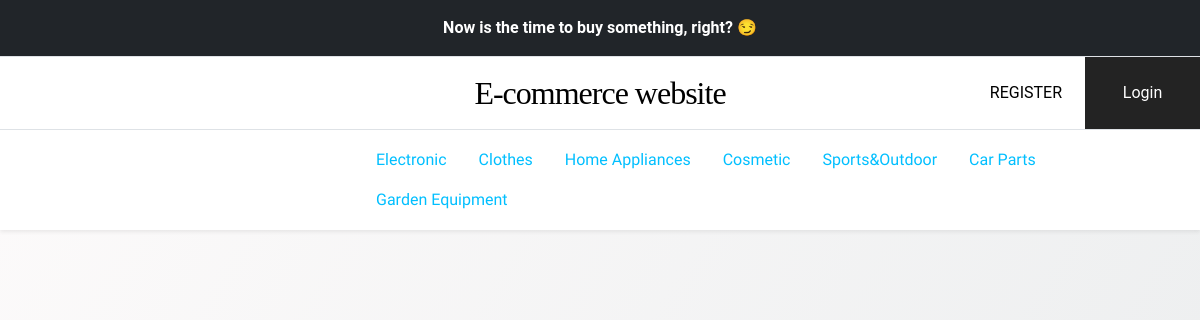
The page /cosmetic/ on the database as committed earlier.
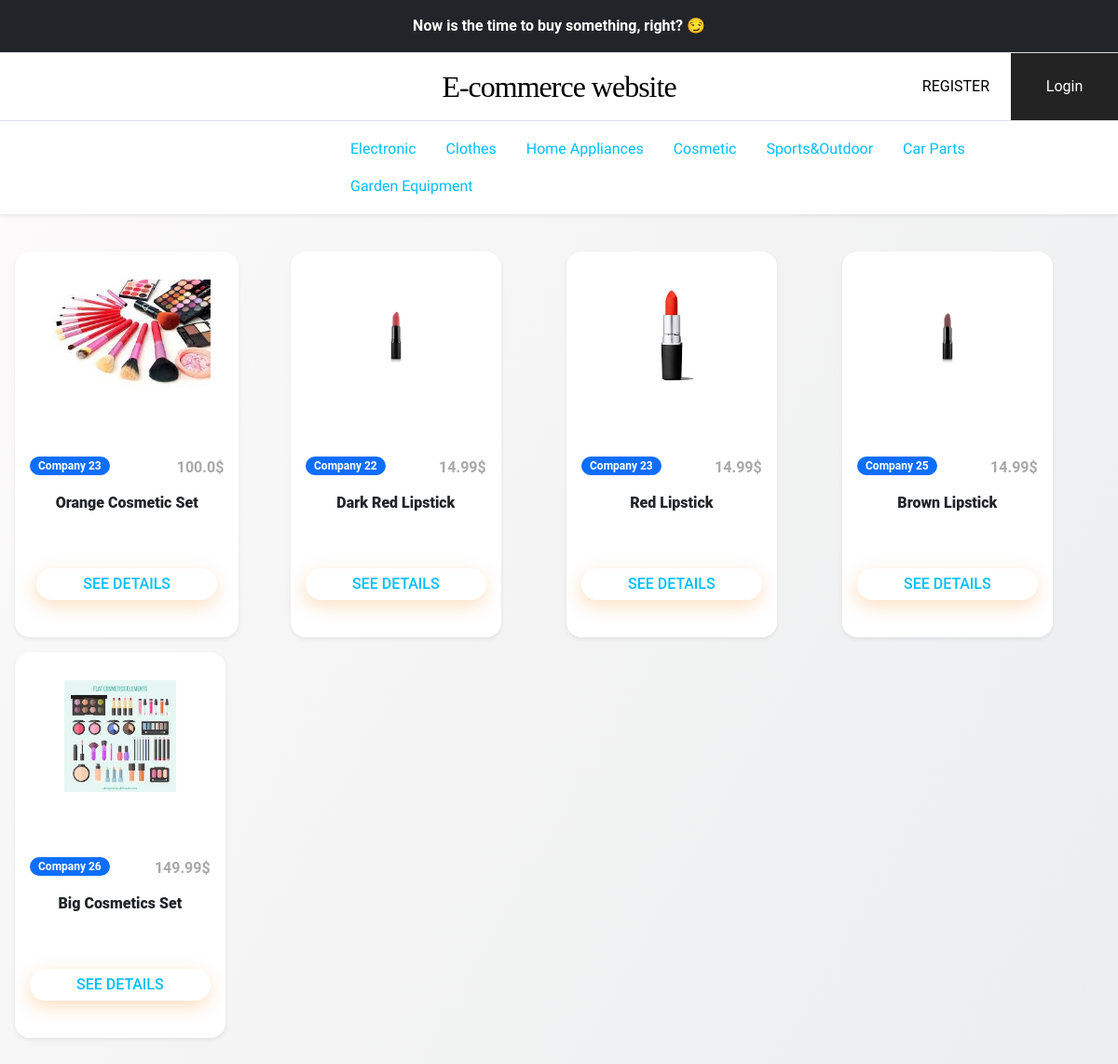
The same page on the database as committed later.
### ecommerceapp/models.py (models this page shows, shortened)
class ProductsOnSale(models.Model):
    companyname = models.CharField(max_length=50)
    productType = models.CharField(max_length=30)
    productName = models.CharField(max_length=100)
    productPrice = models.FloatField()
    productdescription = models.CharField(max_length=800)
    creationDate = models.DateTimeField(auto_now_add= True)
    product_image = models.FileField(blank=True)

### ecommerceapp/views.py (the view)
# urls.py: path('cosmetic/', views.cosmetic_page, name="cosmetic"),
def cosmetic_page(request):
    cosmetic_items = models.ProductsOnSale.objects.filter(Q(productType="Cosmetic")).all()
    cosmetic_items_dict={"cosmetic_items": cosmetic_items}
    return render(request,'ecommerceapp/cosmetic.html', context=cosmetic_items_dict)

### ecommerceapp/templates/ecommerceapp/cosmetic.html (shortened to what this page needs)
{% extends "base.html" %}
{% block content %}
<main>
    <div class="container-fluid bg-transparent my-4 p-3" >
        <div class="row row-cols-1 row-cols-sm-2 row-cols-md-4 g-3">
            {% for item in cosmetic_items %}
            <div class="col">
                <div class="card h-100 shadow-sm">
                    <figure class="mb-4">
                        <img src="{{item.product_image.url}}" class="card-img-top" alt="...">
                    </figure>
                    <div class="card-body">
                        <div class="clearfix mb-3">
                            <span class="float-start badge rounded-pill bg-primary">{{item.companyname}}</span>
                            <span class="float-end price-hp">{{item.productPrice}}&dollar;</span>
                        </div>
                        <h5 class="card-title text-center">{{item.productName}}</h5>
                        <div class="text-center my-4">
                            <a href="/detail/{{item.pk}}" class="btn btn-warning">See Details</a>
                        </div>
                    </div>
                </div>
            </div>
            {% endfor %}
        </div>
    </div>
</main>
{% endblock %}

Rows that differ between the two databases and show on the page:
added ProductsOnSale: product_image (picture), companyname "Company 23", productPrice "100.0", productName "Orange Cosmetic Set"
added ProductsOnSale: product_image (picture), companyname "Company 22", productPrice "14.99", productName "Dark Red Lipstick"
added ProductsOnSale: product_image (picture), companyname "Company 23", productPrice "14.99", productName "Red Lipstick"
added ProductsOnSale: product_image (picture), companyname "Company 25", productPrice "14.99", productName "Brown Lipstick"
added ProductsOnSale: product_image (picture), companyname "Company 26", productPrice "149.99", productName "Big Cosmetics Set"
